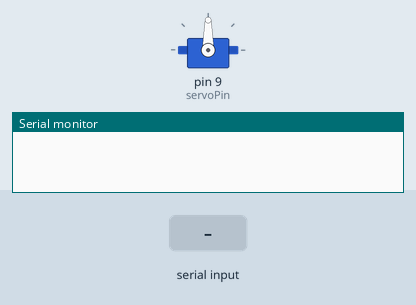
The sketch below on a simulated Arduino Uno, built with avr-gcc and run on an emulated ATmega328P. On the bench: servo, the last lines printed to the serial monitor. The test bench sets the inputs (shaded band).

Above: at 1.2 s.
1.3 s: "30,150\n" received over Serial
At 1.8 s:
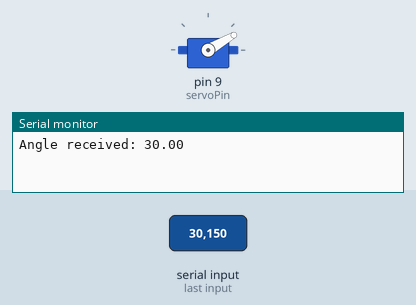
2.8 s: "5\n" received over Serial
At 3.9 s:
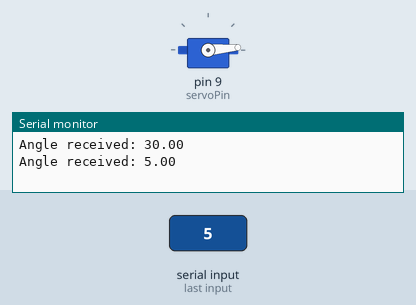
4.3 s: "200\n" received over Serial
At 5.1 s:
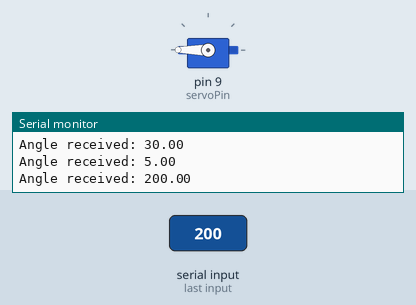
5.8 s: "90,45\n" received over Serial
At 6.4 s:
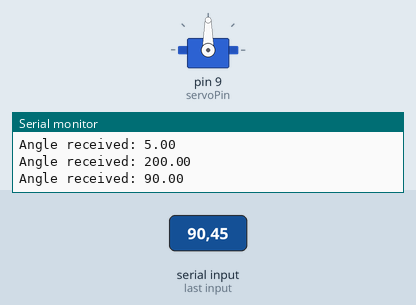
Timing chart, 0 to 8.3 s (numbered marks = the images above; inputs shaded):
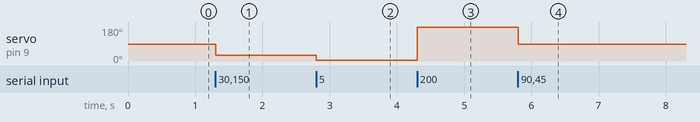

Measured:
- after the input at 1.3 s, servo on pin 9 (servoPin): 90° → 30° at once
- after the input at 2.8 s, servo on pin 9 (servoPin): 30° → 5° at once
- after the input at 4.3 s, servo on pin 9 (servoPin): 5° → 180° at once
- after the input at 5.8 s, servo on pin 9 (servoPin): 180° → 90° at once

The sketch:

arduino_code.ino
```cpp
#include <Servo.h>

const int servoPin = 9;  // Pin where the servo is connected
Servo myServo;

void setup() {
  Serial.begin(9600);
  myServo.attach(servoPin);
  myServo.write(90);  // Set initial position to middle
}

void loop() {
  if (Serial.available() > 0) {
    String angleStr = Serial.readStringUntil('\n');
    float angle = angleStr.toFloat();

    // Debugging output
    Serial.print("Angle received: ");
    Serial.println(angle);

    // Ensure angle is within valid range
    angle = constrain(angle, 0, 180);

    myServo.write(angle);
    delay(15);  // Allow time for the servo to reach the position
  }
}
```
